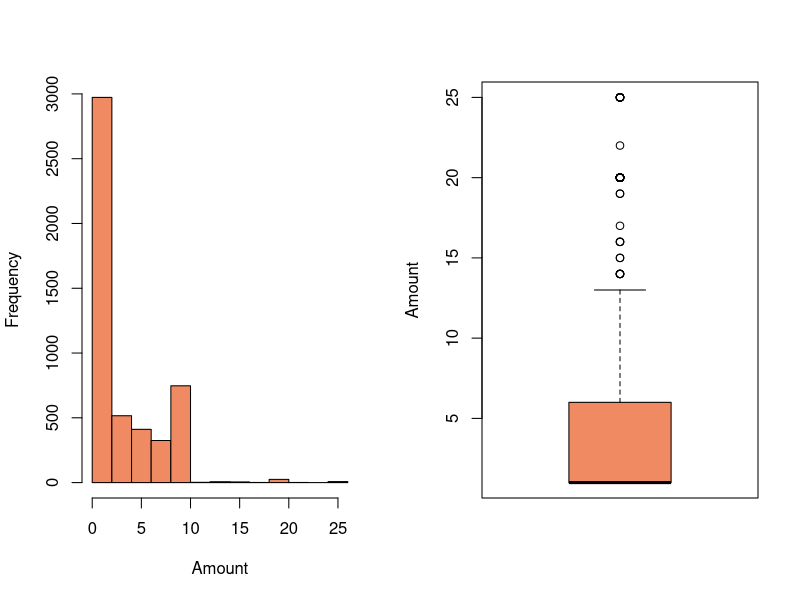
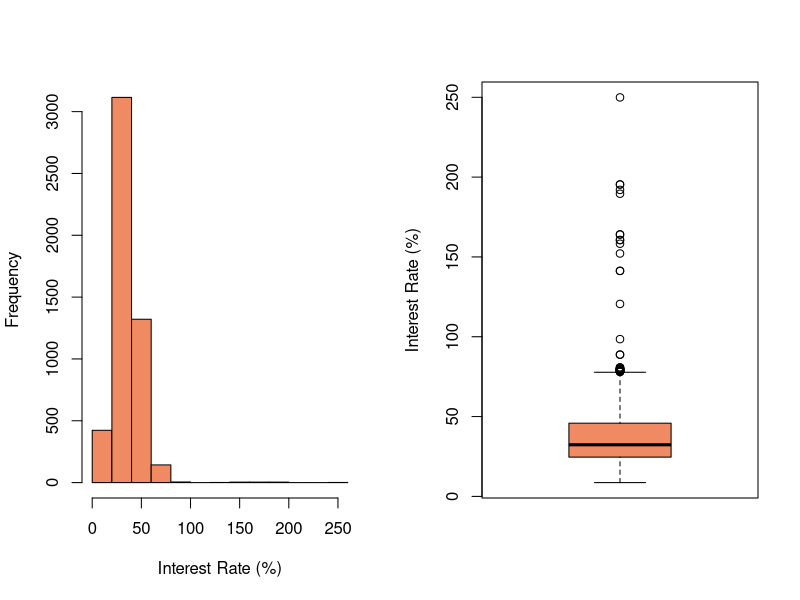
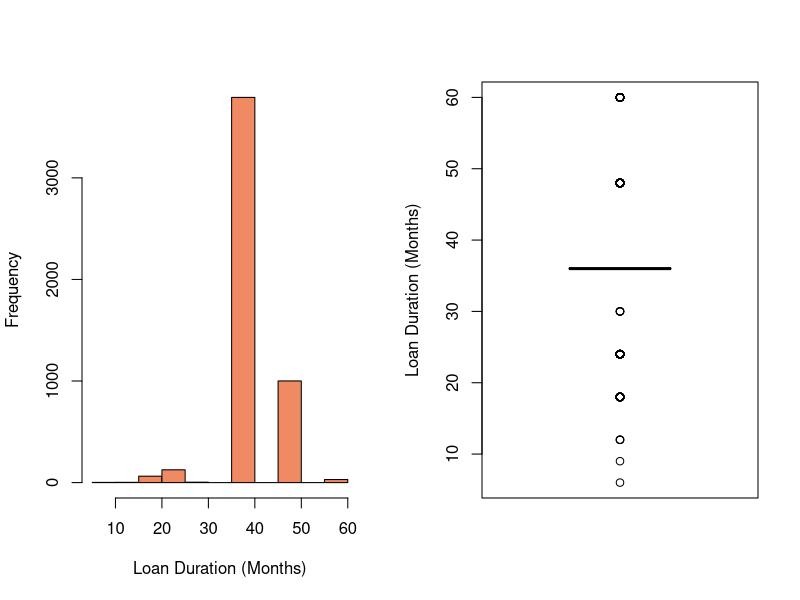
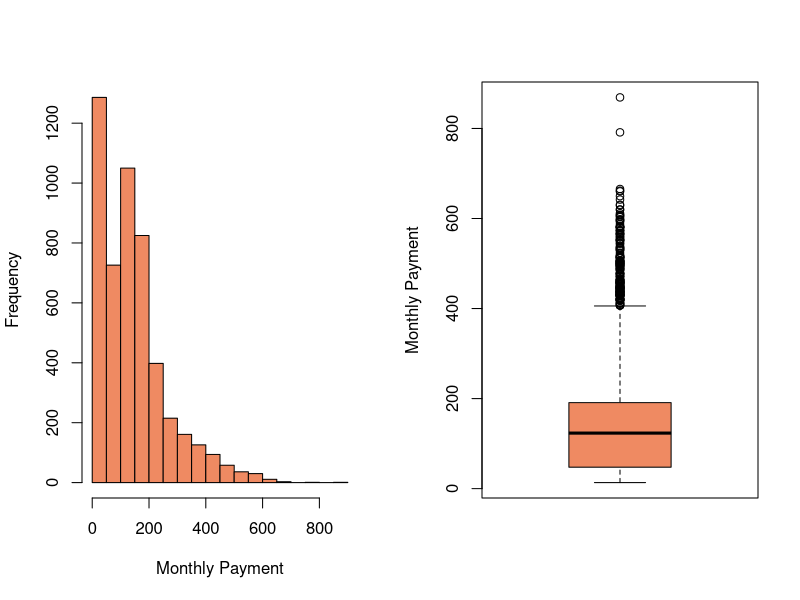
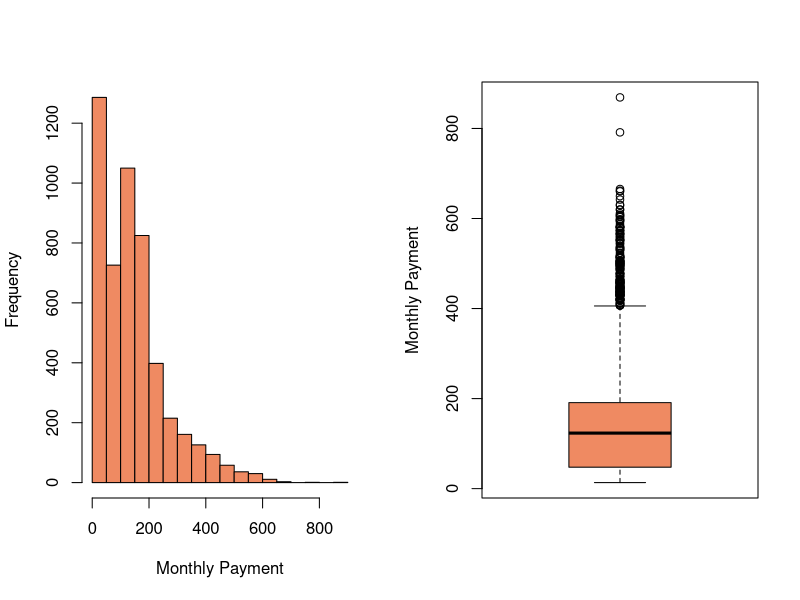

Write the R code that produced these figures, in order. (Note: a time limit stopped this script after it produced the figures.)
# --------------------------------------------------------------------------- #
install.packages("here") # To locate files within directory easier\
install.packages("RColorBrewer") # For Colours
# --------------------------------------------------------------------------- #
# Import the Bondora P2P Dataset
bondora_raw <- readxl::read_excel(here::here(
  "dataset","bondora_older_dataset.xlsx"))
raw_cols <- colnames(bondora_raw)
# --------------------------------------------------------------------------- #
# Select Columns to Keep
keep_cols <- c("LoanId", "UserName", "AuctionNumber","AuctionBidNumber",
              "Age", "Gender", "Country", "Amount", "Interest",
              "City","LoanDuration","UseOfLoan", "Education", "MaritalStatus", 
              "Rating", "Restructured", "MonthlyPayment",
              "LoanApplicationStartedDate")

bondora <- bondora_raw[keep_cols]

# Remove Rows with any NAs -> Complete Dataset Preferred
print(paste("NA Count |",sum(is.na(bondora)),"rows"))
bondora <- na.omit(bondora)
print(paste("NA Count |",sum(is.na(bondora)),"rows"))

# --------------------------------------------------------------------------- #
# Observe Descriptive Statistics for the Full Sample

cols <- RColorBrewer::brewer.pal(n = 3, name = "RdBu")

# Amounts
par(mfrow=c(1,2))
summary(bondora$Amount)
hist(bondora$Amount, xlab="Amount", col=cols[1], main="")
boxplot(bondora$Amount, ylab="Amount",col=cols[1], main="")

# Interest Rates
par(mfrow=c(1,2))
summary(bondora$Interest)
hist(bondora$Interest, xlab="Interest Rate (%)", col=cols[1], main="")
boxplot(bondora$Interest, ylab="Interest Rate (%)",col=cols[1], main="")

# Loan Duration
par(mfrow=c(1,2))
summary(bondora$LoanDuration)
hist(bondora$LoanDuration, xlab="Loan Duration (Months)", col=cols[1], main="")
boxplot(bondora$LoanDuration,ylab="Loan Duration (Months)",col=cols[1], main="")

# Monthly Payment
par(mfrow=c(1,2))
summary(bondora$MonthlyPayment)
hist(bondora$MonthlyPayment, xlab="Monthly Payment", col=cols[1], main="")
boxplot(bondora$MonthlyPayment,ylab="Monthly Payment",col=cols[1], main="")

# Monthly Payment
par(mfrow=c(1,2))
summary(bondora$MonthlyPayment)
hist(bondora$MonthlyPayment, xlab="Monthly Payment", col=cols[1], main="")
boxplot(bondora$MonthlyPayment,ylab="Monthly Payment",col=cols[1], main="")
# --------------------------------------------------------------------------- #
# Randomly Remove Observations until Desired Size is Reached
set.seed(42)
sample_size <- 500
sample_indices <- sample(1:nrow(bondora), sample_size)
bondora_sample <- bondora[sample_indices, ]
# --------------------------------------------------------------------------- #
# Test Sample Distributions using Kolmogorov-Smirnov Test
numeric_cols <- c("Amount", "Interest","LoanDuration","MonthlyPayment")

for (col in numeric_cols) {
  print(paste("Test condcuted for",col))
  print(ks.test(bondora[[col]], bondora_sample[[col]]))
}
# --------------------------------------------------------------------------- #
# Convert Dataset into Edge List to form Network Object
bondora_slim <- bondora[c("UserName","AuctionNumber")]

# Initialise Variables for the Empty Data Structures
len <- nrow(bondora_slim)
bondora_edgelist <- data.frame(from = character(), to = character())

# Loop to Associate Users with Auctions they Participated In
for (i in 1:len) {
  for (j in (i+1):len) {
    
    if (j>len) {
      break
    }
    
    participation <- bondora_slim[i,2] == bondora_slim[j,2]
    
    if (participation) {
      temp_user1 <- bondora_slim[i,1]
      temp_user2 <- bondora_slim[j,1]
      temp <- data.frame("from"=temp_user1, "to"=temp_user2)
      bondora_edgelist <- rbind(bondora_edgelist, temp)
    }
  }
}

# Remove Loops, if any
sum(duplicated(bondora_edgelist))
bondora_edgelist <- bondora_edgelist[!duplicated(bondora_edgelist),]
